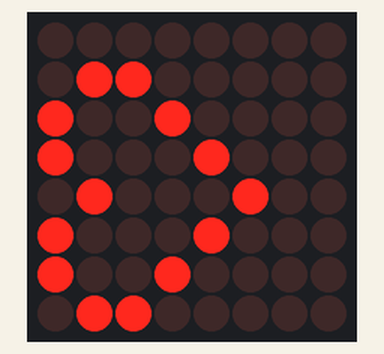
Simulated run of this sketch. Board: Arduino Uno, built with avr-gcc and run on an emulated ATmega328P. Parts: 8×8 LED matrix. Wiring (inferred from the names in the program): LED matrix (orientation assumed): rows pin 9, pin 3, pin 2, pin 12, pin 15, pin 11, pin 7, pin 6; columns pin 13, pin 8, pin 17, pin 10, pin 5, pin 16, pin 4, pin 14.

Above: at 0.1 s.

The sketch:

Uebung3_1.ino
```cpp
/*
  Matrix Übung
  LED-Matrix zeigt ein anderes Bild

  Dieses Beispiel aus dem Fritzing Creator Kit: www.fritzing.org/creator-kit.
*/

// Pinbelegung für Arduino UNO
int reihenPins[8] = {9,3,2,12,15,11,7,6};      // Anschlüsse der Reihenpins am Arduino
int spaltenPins[8] = {13,8,17,10,5,16,4,14};   // Anschlüsse der Spaltenpins am Arduino


// Pinbelegung für Arduino MEGA
// int reihenPins[8] = {9,3,2,12,55,11,7,6};      // Anschlüsse der Reihenpins am Arduino
// int spaltenPins[8] = {13,8,57,10,5,56,4,54};   // Anschlüsse der Spaltenpins am Arduino

int image[8][8]={                              // Bild, das auf der Matrix gezeigt wird. 1 = LED an, 0 = LED aus

{0,0,1,1,0,1,1,0},
{0,1,0,0,1,0,0,1},
{0,1,0,0,0,0,0,1},
{0,0,1,0,0,0,1,0},
{0,0,0,1,0,1,0,0},
{0,0,0,0,1,0,0,0},
{0,0,0,0,0,0,0,0},
{0,0,0,0,0,0,0,0}

};

void setup(){
  for (int i=0; i<8; i++){                       // Alle Pins werden als OUTPUT declariert
    pinMode(reihenPins[i],OUTPUT);
    pinMode(spaltenPins[i],OUTPUT);
  }
}

void loop(){
  for (int y=0; y<8; y++){                       // zeilenweise werden
    for (int x=0; x<8; x++){                     // von links nach rechts alle Einträge des Arrays geprüft
      if (image[x][y]==1){                       // ist der Eintrag = 1
        digitalWrite(spaltenPins[x],HIGH);       // wird der Spaltenpin eingeschalten
      } else {                                   // sonst
        digitalWrite(spaltenPins[x],LOW);        // abgeschalten
      }
    }
    digitalWrite(reihenPins[y],LOW);             // nun wird der Reihenpin auf LOW geschalten (da es die Kathode der LED betrifft bedeutet LOW eingeschalten: LOW = GND)
    delayMicroseconds(100);                      // das Programm hällt 100 Mikrosekunden an
    digitalWrite(reihenPins[y],HIGH);            // danach wird der Reihenpin wieder auf HIGH (in diesem Fall also abge-) schalten
  }
}
```
